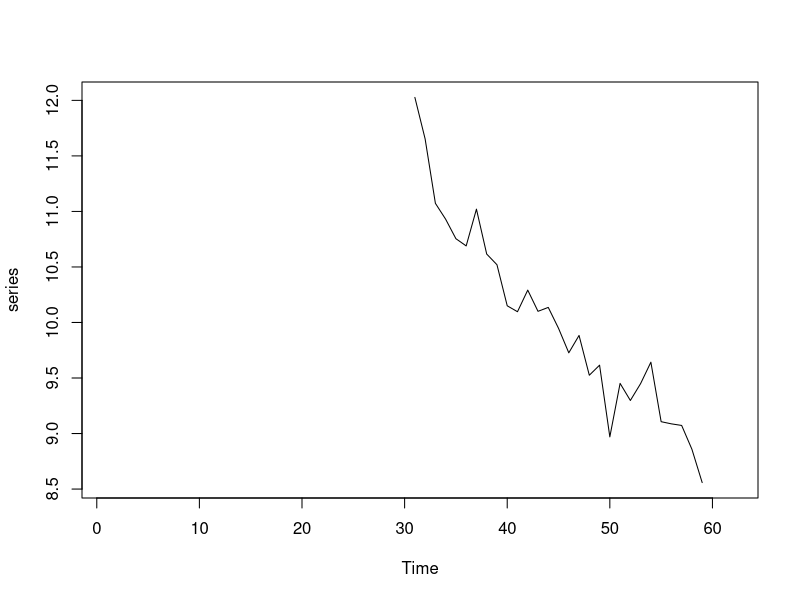
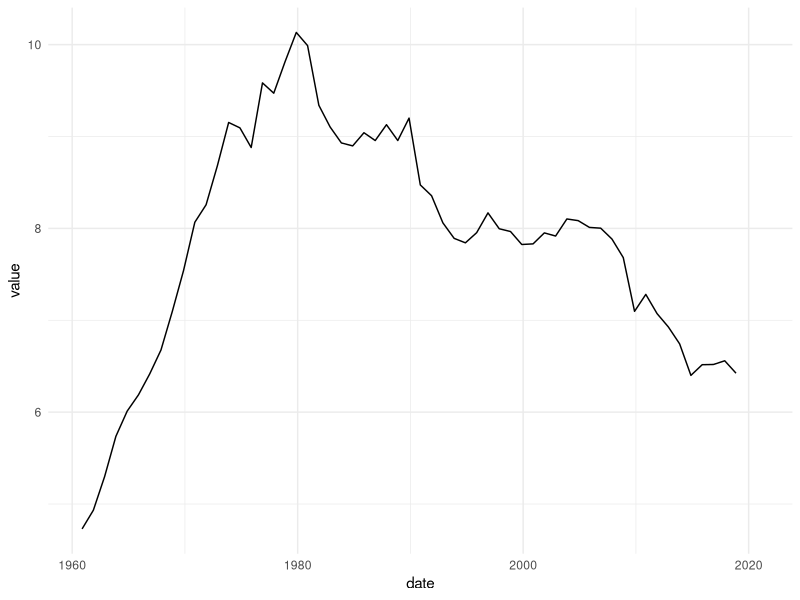

Generate these figures, in order, with R: (Note: this script raises an error after producing the figures.)
##### plts
library(tidyverse)
data <- read.csv("Dataset/API_EN.ATM.CO2E.PC_DS2_en_csv_v2_2708833.csv",skip = 3, header = T)
data <- data[,-c(2:4)]
ger <- data[56,]
ger <- pivot_longer(data = ger, cols = !1,names_to = "Germany" )
series <- ts(data = ger$value)
plot(series,type="l") 
eur <- data[74,]
eur <- pivot_longer(eur,cols = !1)
eur <- eur[-62,]
eur$name <- gsub(pattern = "X",replacement = "", eur$name)
eur$date <- as.Date(eur$name,format = "%Y")
ggplot(data=eur)+geom_line(aes(x=date, y=value)) + 
  theme_minimal()
eur <- ts(data=eur$value)
log_eur <- ts(data=log(eur$value))
plot(eur, type='l')

log_eur <- log(eur$value)
ts_l_eur <- ts(log_eur)
plot(ts_l_eur, type='l')
max(ts_l_eur,na.rm = TRUE)
